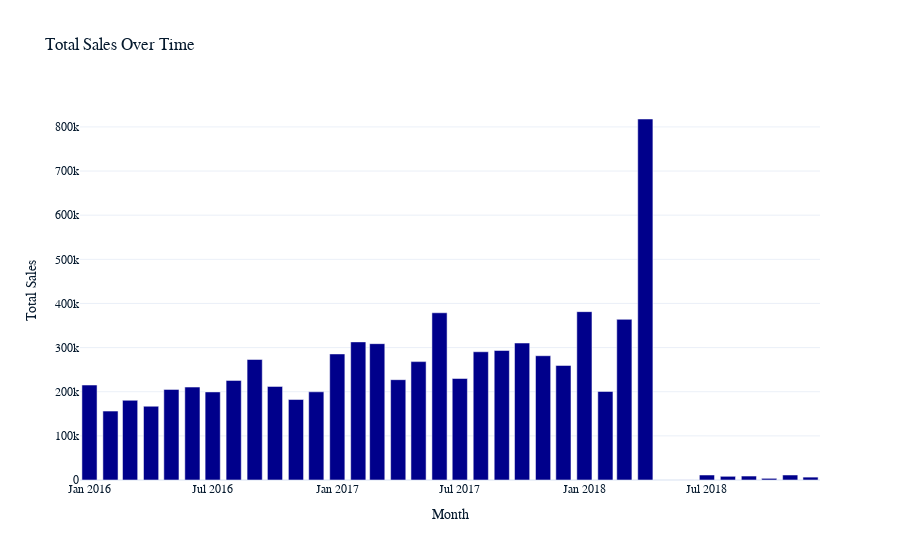

Here is the notebook cell this chart was saved with:
### Markdown cell above
Use plotply instead Visualize bar chart for sales_over_time, showing Month on x axis, total_sales on y axis is , dark blue color

### Code cell
import plotly.express as px
from IPython.display import display

# Create a bar chart using Plotly
fig = px.bar(sales_over_time, x='month', y='total_sales', 
             title='Total Sales Over Time',
             labels={'month': 'Month', 'total_sales': 'Total Sales'},
             color_discrete_sequence=['darkblue'])

# Update layout for better visualization
fig.update_layout(xaxis_title='Month', yaxis_title='Total Sales',
                  xaxis_tickformat='%b %Y',
                  bargap=0.2)

# Display the figure
fig.show()

### Figure 1 — Plotly figure (JSON) as saved in the notebook; plotly's stock layout.template omitted (floating-point values rounded to 4 significant figures)
{"data": [{"alignmentgroup": "True", "hovertemplate": "Month=%{x}<br>Total Sales=%{y}<extra></extra>", "legendgroup": "", "marker": {"color": "darkblue", "pattern": {"shape": ""}}, "name": "", "offsetgroup": "", "orientation": "v", "showlegend": false, "textposition": "auto", "x": ["2017-01-01T00:00:00+00:00", "2017-09-01T00:00:00+00:00", "2018-04-01T00:00:00+00:00", "2016-02-01T00:00:00+00:00", "2016-10-01T00:00:00+00:00", "2017-05-01T00:00:00+00:00", "2018-10-01T00:00:00+00:00", "2017-08-01T00:00:00+00:00", "2016-04-01T00:00:00+00:00", "2018-06-01T00:00:00+00:00", "2018-03-01T00:00:00+00:00", "2016-01-01T00:00:00+00:00", "2016-12-01T00:00:00+00:00", "2017-11-01T00:00:00+00:00", "2016-03-01T00:00:00+00:00", "2017-07-01T00:00:00+00:00", "2016-06-01T00:00:00+00:00", "2018-12-01T00:00:00+00:00", "2017-04-01T00:00:00+00:00", "2016-08-01T00:00:00+00:00", "2017-10-01T00:00:00+00:00", "2018-01-01T00:00:00+00:00", "2018-09-01T00:00:00+00:00", "2016-05-01T00:00:00+00:00", "2018-02-01T00:00:00+00:00", "2016-09-01T00:00:00+00:00", "2018-08-01T00:00:00+00:00", "2017-12-01T00:00:00+00:00", "2017-02-01T00:00:00+00:00", "2017-03-01T00:00:00+00:00", "2016-11-01T00:00:00+00:00", "2016-07-01T00:00:00+00:00", "2017-06-01T00:00:00+00:00", "2018-11-01T00:00:00+00:00", "2018-07-01T00:00:00+00:00"], "xaxis": "x", "y": [285600.0, 293400.0, 817900.0, 156100.0, 212100.0, 268200.0, 3781.0, 290600.0, 167100.0, 189.0, 364000.0, 215100.0, 199800.0, 281600.0, 180600.0, 230000.0, 210600.0, 6517.0, 227300.0, 225700.0, 310300.0, 381400.0, 8964.0, 205300.0, 200700.0, 273100.0, 8378.0, 259500.0, 312900.0, 308900.0, 182300.0, 199600.0, 378900.0, 11360.0, 11340.0], "yaxis": "y", "type": "bar"}], "layout": {"xaxis": {"anchor": "y", "domain": [0, 1], "title": {"text": "Month"}, "tickformat": "%b %Y"}, "yaxis": {"anchor": "x", "domain": [0, 1], "title": {"text": "Total Sales"}}, "legend": {"tracegroupgap": 0}, "title": {"text": "Total Sales Over Time"}, "barmode": "relative", "bargap": 0.2}}
